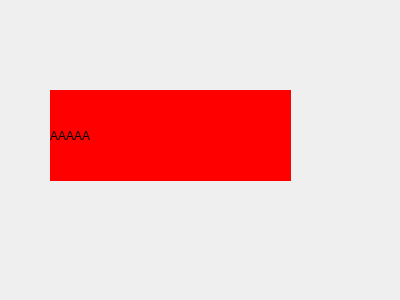
<?xml version="1.0" encoding="UTF-8"?>
<ui version="4.0">
 <class>Widget</class>
 <widget class="QWidget" name="Widget">
  <property name="geometry">
   <rect>
    <x>0</x>
    <y>0</y>
    <width>400</width>
    <height>300</height>
   </rect>
  </property>
  <property name="windowTitle">
   <string>Widget</string>
  </property>
  <widget class="CQLabel" name="label">
   <property name="geometry">
    <rect>
     <x>50</x>
     <y>90</y>
     <width>241</width>
     <height>91</height>
    </rect>
   </property>
   <property name="styleSheet">
    <string notr="true">background-color:red</string>
   </property>
   <property name="text">
    <string>AAAAA</string>
   </property>
  </widget>
 </widget>
 <layoutdefault spacing="6" margin="11"/>
 <customwidgets>
  <customwidget>
   <class>CQLabel</class>
   <extends>QLabel</extends>
   <header>CQLabel.h</header>
  </customwidget>
 </customwidgets>
 <resources/>
 <connections/>
</ui>
